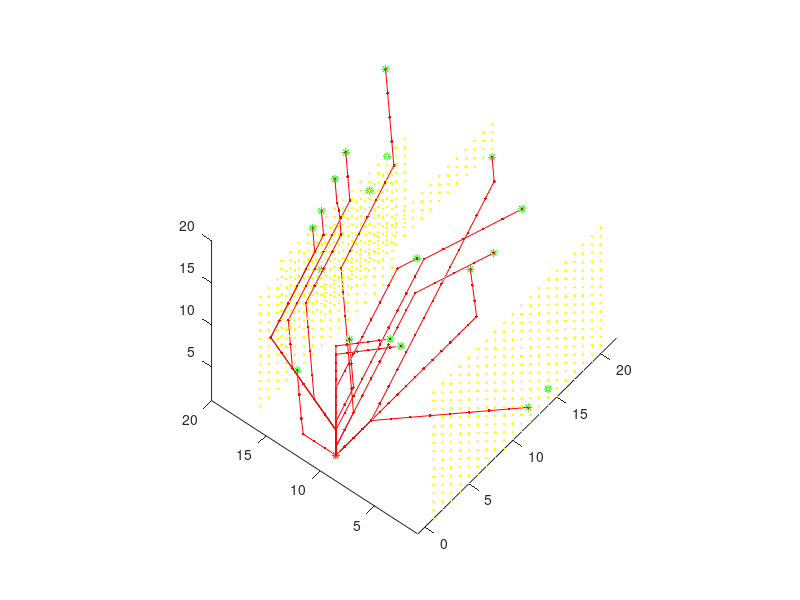

MATLAB code to generate this figure: (Note: this script raises an error after producing the figure.)
function exploreWaterpump3D()
close all;

takemovie=true; F=[];
animate=false;
numdests=20;

matsize=20; %50 is good
table=zeros([matsize,matsize,matsize]);
numofits=10000;

% startN=round(rand(1,2)*matsize);
startN=[1,matsize/2,1];
endN=[ceil(rand(numdests-1,3)*matsize)];

%make sure they are different and not zero
% while startN(1)==0 || startN(2)==0 || startN(3)==0 ; startN=round(rand(1,3)*matsize); end
% while (endN(1)==startN(1) && endN(2)==startN(2) && endN(3)==startN(3)) || endN(1)==0 || endN(2)==0 ||endN(3)==0 ;  endN=round(rand(1,3)*matsize); end

%% Make obstacles
obstacles=[];

%spiral
% obdensity=8;
% t = 0:0.1:obdensity*matsize; obstacles=unique(round([([t .* cos(t)]'+obdensity*matsize)./obdensity, ([t .* sin(t)]'+obdensity*matsize)./obdensity]),'rows');

%random stalagmite & stalactite like obstacles
for i=1:4:matsize
    if rand>0.5
        barlength=round(rand*matsize);while barlength==matsize; round(rand*matsize);end
        current_z=1;
        while rand>0.05
            obstacles=[obstacles;[[1:matsize-barlength]',i*ones([matsize-barlength,1]),current_z*ones([matsize-barlength,1])]];
            current_z=current_z+1;
        end
    end
end

for i=3:4:matsize
    if rand>0.5
        barlength=round(rand*matsize);while barlength==matsize; round(rand*matsize);end
        current_z=0;
        while rand>0.05
            obstacles=[obstacles;[[barlength+1:matsize+1]',i*ones([matsize-barlength+1,1]),current_z*ones([matsize-barlength+1,1])]];
            current_z=current_z+1;
        end       
    end
end

% random dust
% obstacles=[obstacles;round(rand(matsize^2,3)*matsize)];

if ~isempty(find(obstacles(:,1)==startN(1) & obstacles(:,2)==startN(2) & obstacles(:,3)==startN(3) ,1))
    badnode=find(obstacles(:,1)==startN(1) & obstacles(:,2)==startN(2) & obstacles(:,3)==startN(3));
    obstacles=obstacles([1:badnode-1,badnode+1:end],:);
end
if ~isempty(find(obstacles(:,1)==endN(1) & obstacles(:,2)==endN(2) & obstacles(:,3)==endN(3),1))
    badnode=find(obstacles(:,1)==endN(1) & obstacles(:,2)==endN(2) & obstacles(:,3)==endN(3));
    obstacles=obstacles([1:badnode-1,badnode+1:end],:);
end
%get rid of zeros
obstacles=obstacles(obstacles(:,1)>0 & obstacles(:,2)>0 & obstacles(:,3)>0 &...
                    obstacles(:,1)<=matsize & obstacles(:,2)<=matsize & obstacles(:,3)<=matsize,:);
% plot(obstacles(:,1),obstacles(:,2),'r.');

%set start to be 1
table(startN(1),startN(2),startN(3))=1;

%% Realise water from start
tic
for i=1:numofits;
    a=[];b=[];c=[];
    totalsize=length(find(table==1));
    for cCount=1:matsize
        if size(a,1)==totalsize;break;end
        [atemp,btemp]=find(table(:,:,cCount)==1);
        ctemp=cCount*ones([size(atemp,1),1]);
        a=[a;atemp];
        b=[b;btemp];
        c=[c;ctemp];
    end
    
    
%    if there are none ==1 then we have explored as much as possible
    if isempty(a);  
        display('No path possible');break; 
    end
    %set to update the surrounding cells
    toupdate=[a-1,b-1,c-1;a-1,b,c-1;a-1,b+1,c-1;
              a,b-1,c-1;a,b,c-1;a,b+1,c-1;
              a+1,b-1,c-1;a+1,b,c-1;a+1,b+1,c-1;
              
              a-1,b-1,c;a-1,b,c;a-1,b+1,c;
              a,b-1,c;a,b,c;a,b+1,c;
              a+1,b-1,c;a+1,b,c;a+1,b+1,c;
              
              a-1,b-1,c+1;a-1,b,c+1;a-1,b+1,c+1;
              a,b-1,c+1;a,b,c+1;a,b+1,c+1;
              a+1,b-1,c+1;a+1,b,c+1;a+1,b+1,c+1];
          
          toupdate=toupdate(toupdate(:,1)>0 & toupdate(:,1)<matsize+1,:);
          toupdate=toupdate(toupdate(:,2)>0 & toupdate(:,2)<matsize+1,:);
          toupdate=toupdate(toupdate(:,3)>0 & toupdate(:,3)<matsize+1,:);
          
    %find all other cells which are greater than 0
%     [c,d]=find(table>1);
    [a2,b2,c2]=find(table>1);
    
    %put together into a single index and only use unique
    singleindex=unique([(toupdate(:,3)-1)*matsize^2+(toupdate(:,2)-1)*matsize+toupdate(:,1);...
                        (c2-1)*matsize^2+(b2-1)*matsize+a2]);
    %only update each cell once         
    %toupdate=unique([toupdate;[c,d]],'rows');
    
    table(singleindex)=table(singleindex)+1;
    
    %remove obstacles (set to 0)
    table((obstacles(:,3)-1)*matsize^2+(obstacles(:,2)-1)*matsize+obstacles(:,1))=0;
    
    %if we have got to the destination then break - a path is possible
    if isempty(find(table((endN(:,3)-1)*matsize^2+(endN(:,2)-1)*matsize+endN(:,1))==0,1)); break; end
    %draw every now and again
    if  animate==true && rand>1 %0.95 
        Xtoplot=1:matsize;
        Ytoplot=1:matsize;
        Ztoplot=1:matsize;
        toplot=[];plotcolor=[];
        for x=Xtoplot
            for y=Ytoplot
                toplot=[toplot;x*ones([matsize,1]),y*ones([matsize,1]),Ztoplot'];
                plotcolor=[plotcolor;squeeze(table(x,y,:))];
            end
        end
        plotcolor=plotcolor./max(plotcolor);
        scatter3(toplot(:,1),toplot(:,2),toplot(:,3),plotcolor','marker','*');
        drawnow
    end

end
toc
% keyboard
%% Go from destination to source (ANIMATE)

%if there is a way to get to the start
if ~isempty(find(table((endN(:,3)-1)*matsize^2+(endN(:,2)-1)*matsize+endN(:,1))>0,1))
    %plot start and finish
    hold on;
    plot3(startN(3),startN(2),startN(1),'r*')
    plot3(endN(:,3),endN(:,2),endN(:,1),'g*')
    plot3(obstacles(:,3),obstacles(:,2),obstacles(:,1),'y.')
    scrsz = get(0,'ScreenSize');
    set(gcf,'Position',[1 scrsz(2) scrsz(3) scrsz(4)])
    axis equal;view(3);rotate3d

    goalsfound=find(table((endN(:,3)-1)*matsize^2+(endN(:,2)-1)*matsize+endN(:,1))>0)';
    for i=1:size(goalsfound,2)
        %work backwards from the finish
        pathval(i).val=[endN(goalsfound(i),1),endN(goalsfound(i),2),endN(goalsfound(i),3)];
        maxval=0;
        % while the first step of the path is not at the start work backwards
        while pathval(i).val(1,1)~=startN(1) || pathval(i).val(1,2)~=startN(2) || pathval(i).val(1,3)~=startN(3)
            a=pathval(i).val(1,1);b=pathval(i).val(1,2);c=pathval(i).val(1,3);

            %find the next (actally previous) node
            nextnode=[a-1,b-1,c-1;a-1,b,c-1;a-1,b+1,c-1;
                      a,b-1,c-1;a,b,c-1;a,b+1,c-1;
                      a+1,b-1,c-1;a+1,b,c-1;a+1,b+1,c-1;

                      a-1,b-1,c;a-1,b,c;a-1,b+1,c;
                      a,b-1,c;a,b,c;a,b+1,c;
                      a+1,b-1,c;a+1,b,c;a+1,b+1,c;

                      a-1,b-1,c+1;a-1,b,c+1;a-1,b+1,c+1;
                      a,b-1,c+1;a,b,c+1;a,b+1,c+1;
                      a+1,b-1,c+1;a+1,b,c+1;a+1,b+1,c+1];
              
            nextnode=nextnode(nextnode(:,1)>0 & nextnode(:,1)<=matsize,:);
            nextnode=nextnode(nextnode(:,2)>0 & nextnode(:,2)<=matsize,:); 
            nextnode=nextnode(nextnode(:,3)>0 & nextnode(:,3)<=matsize,:); 
            %go through possible nextnodes and find the highest or the closest
            %if they are the same value
            index=1;updated=false;
            for j=1:size(nextnode,1)
                if table(nextnode(j,1),nextnode(j,2),nextnode(j,3))>maxval 
                    index=j;maxval=table(nextnode(j,1),nextnode(j,2),nextnode(j,3));
                    updated=true;
                elseif table(nextnode(j,1),nextnode(j,2),nextnode(j,3))==maxval &&...
                        ((startN(1)-nextnode(j,1))^2+(startN(2)-nextnode(j,2))^2+(startN(3)-nextnode(j,3))^2)<=...
                        ((startN(1)-nextnode(index,1))^2+(startN(2)-nextnode(index,2))^2)+(startN(3)-nextnode(index,3))^2
                    index=j;maxval=table(nextnode(j,1),nextnode(j,2),nextnode(j,3));
                    updated=true;
                end
            end
            %if there is no higher than the current pick a random one
            %(SHOULDN'T BE NEEDED)
%             if updated==false
%                 index=floor(rand*size(nextnode,1)+1);
%                 table(nextnode(index,1),nextnode(index,2));
%                 while table(nextnode(index,1),nextnode(index,2))==0;index=floor(rand*size(nextnode,1)+1);end
%             end

            pathval(i).val=[nextnode(index,:);pathval(i).val];

            %plot the pathval        
            if animate
                plot3(nextnode(index,3),nextnode(index,2),nextnode(index,1),'r.');
                drawnow;pause(0.05);
            end
            if takemovie
                plot3(nextnode(index,3),nextnode(index,2),nextnode(index,1),'r.');
                view([-53+index,38+i]);
                drawnow; 
                if isempty(F)
                    F=getframe; 
                else
                    F(end+1)=getframe;                     
                end
            end

        end
        plot3(pathval(i).val(:,3),pathval(i).val(:,2),pathval(i).val(:,1),'r');
    end   
    %show the path lines
    
    %show pathval at end
    if ~animate
        hold on
        for i=1:1:size(pathval,2)
            plot3(pathval(i).val(:,3),pathval(i).val(:,2),pathval(i).val(:,1),'r.');            
        end
    end
end

if takemovie
   keyboard
   movie(F);
   movie2avi(F,'3Dwavefrontmoveie.avi','compression','Cinepak','fps',30,'quality',100)
end


%% collsion checker
function [results]=checkcollision(J1,J2,J3)
keyboard
global workspace
newQ=[J1,J2,J3,0,0,0];

indexed_knowncoords=round(setdiff(workspace.knowncoords(GetImpLevInfo(workspace.knowncoords),:),workspace.indexedobsticles,'rows')/workspace.inc_size);
%this makes the check for a collision quicker
obsticle_points=workspace.indexedobsticles(GetImpLevInfo(workspace.indexedobsticles),:);
all_possible=round(workspace.unknowncoords(workspace.lev1unknown   ,:)/workspace.inc_size);
[nothing,index]=setdiff(all_possible,[indexed_knowncoords;obsticle_points],'rows');
unknown_points=workspace.unknowncoords(workspace.lev1unknown(index),:);

result=check_path_for_col(newQ,obsticle_points,unknown_points);

